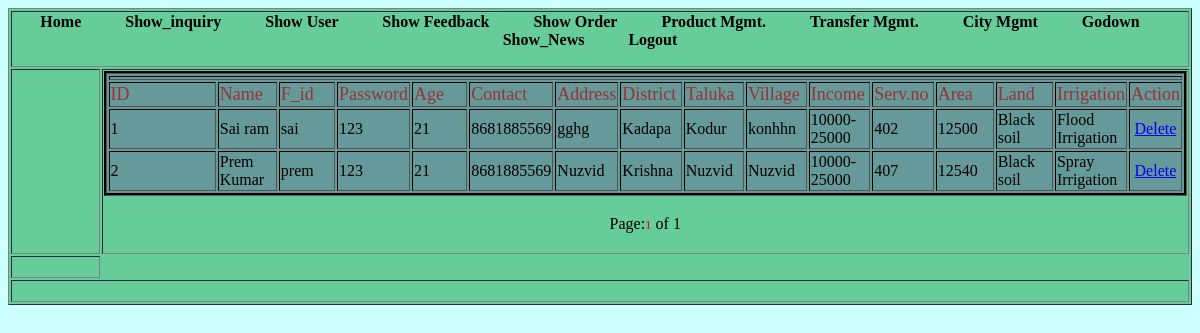
The app's page /Admin/show_user.php (signed in) with its own data.
### tables this page shows
CREATE TABLE IF NOT EXISTS `register` (
  `id` int(11) NOT NULL AUTO_INCREMENT,
  `f_name` text NOT NULL,
  `f_id` varchar(20) NOT NULL,
  `password` varchar(15) NOT NULL,
  `age` int(3) NOT NULL,
  `c_num` varchar(13) NOT NULL,
  `address` varchar(30) NOT NULL,
  `d_name` varchar(15) NOT NULL,
  `t_name` varchar(15) NOT NULL,
  `v_name` varchar(15) NOT NULL,
  `y_income` varchar(25) NOT NULL,
  `s_num` varchar(10) NOT NULL,
  `area_of_serv_no` varchar(10) NOT NULL,
  `t_land` varchar(20) NOT NULL,
  `w_irrigation` varchar(20) NOT NULL,
  `total` int(20) NOT NULL,
  PRIMARY KEY (`id`)
);

CREATE TABLE IF NOT EXISTS `dist_mngt` (
  `did` int(11) NOT NULL AUTO_INCREMENT,
  `district` varchar(20) NOT NULL,
  PRIMARY KEY (`did`)
);

CREATE TABLE IF NOT EXISTS `village_mngt` (
  `vid` int(11) NOT NULL AUTO_INCREMENT,
  `did` int(10) NOT NULL,
  `village` varchar(20) NOT NULL,
  PRIMARY KEY (`vid`)
);

### Admin/show_user.php (the view, shortened to what this page needs)
<!DOCTYPE html PUBLIC "-//W3C//DTD XHTML 1.0 Transitional//EN" "http://www.w3.org/TR/xhtml1/DTD/xhtml1-transitional.dtd">
<html xmlns="http://www.w3.org/1999/xhtml">
<head>
<link rel="stylesheet" type="text/css" href="styles.css" />
</head>
<?php
$page_name="show_user.php";
if(!isset($_REQUEST["start"]))
{
	$start = 0;
}
else
{
	$start = $_REQUEST["start"];
}
		$eu = ($start - 0);
		$limit = 3;
?>
<body class="body">
<table width="100%" border="1" class="background">
    <tr>
    <td colspan="3"><?php include("header.php");?></td>
  </tr>
  <tr>
    <td width="7%">&nbsp;</td>
    <td width="86%">
	<table width="100%" border="1" class="table">
      <tr>
        <td colspan="16"><?php
	  ?></td>
      </tr>
      <tr>
        <td width="13%" class="font">ID</td>
        <td width="6%" class="font">Name</td>
        <td width="6%" class="font">F_id</td>
        <td width="6%" class="font">Password</td>
        <td width="6%" class="font">Age</td>
        <td width="6%" class="font">Contact</td>
        <td width="6%" class="font">Address</td>
        <td width="6%" class="font">District</td>
        <td width="6%" class="font">Taluka</td>
        <td width="6%" class="font">Village</td>
        <td width="6%" class="font">Income</td>
        <td width="6%" class="font">Serv.no</td>
        <td width="6%" class="font">Area</td>
        <td width="6%" class="font">Land</td>
        <td width="3%" class="font">Irrigation</td>
        <td width="4%" class="font">Action</td>
      </tr>
		      <?php
	$i=1;
	$sql2 = "select * from register";
	$fetch = mysql_query($sql2) or die("query failed");
	$nume = mysql_num_rows($fetch);
	$sql_group=mysql_query("select * from register order by id desc limit $eu,$limit ");
	if(mysql_num_rows($sql_group)>0)
	{
	while($data=mysql_fetch_array($sql_group))
	{
	?>
      <tr>
        <td><?php echo $i;?></td>
        <td><?php echo $data['f_name'];?></td>
        <td><?php echo $data['f_id'];?></td>
        <td><?php echo $data['password'];?></td>
        <td><?php echo $data['age'];?></td>
        <td><?php echo $data['c_num'];?></td>
        <td><?php echo $data['address'];?></td>
        <td><?php
			$t1=$data['d_name'];
			$q2=mysql_query("select district  from dist_mngt where did=$t1");
			$data2=mysql_fetch_array($q2);
			echo $data2['district'];
		?></td>
        <td><?php
				$t=$data['t_name'];
				$q1=mysql_query("select village  from village_mngt where vid=$t");
				$data1=mysql_fetch_array($q1);
				echo $data1['village'];
		 ?></td>
        <td><?php echo $data['v_name'];?></td>
        <td><?php echo $data['y_income'];?></td>
        <td><?php echo $data['s_num'];?></td>
        <td><?php echo $data['area_of_serv_no'];?></td>
        <td><?php echo $data['t_land'];?></td>
        <td><?php echo $data['w_irrigation'];?></td>
        <td><div align="center"><a href="del_userdata.php?did=<?php echo $data['id'];?>">Delete</a></div></td>
      </tr>
      <?php
	$i++;
	}
	?>
    </table>
	<p>
	  <?php
echo "<table align = 'center' width='50%'><tr><td  align='left' width='30%'>";
	echo "</td><td align=center width='40%'>Page:";
	$l=1;
	$total=0;
	for($i=0;$i < $nume;$i=$i+$limit)
	{
		if($i <> $eu)
		{
			echo " <a href='$page_name?start=$i'><font face='Verdana' size='2'>$l</font></a> ";
		}
		else
		{
			echo "<font face='Verdana' size='2' color=red>$l</font>";
		}
		$l=$l+1;
		$total = $total+1;
	}
echo " of $total</td><td  align='right' width='40%'>";
	echo "</td></tr></table>";
?></p></td>
              </tr>
              <?php
	 }
	?>
    <td width="7%">&nbsp;</td>
  <tr>
    <td colspan="3">&nbsp;</td>
  </tr>
</table>
</body>
</html>

### Admin/styles.css (style rules this page uses)
.body { background:#CCFFFF; }
.background { background-color:#66CC99; }
.table { background-color: #669999; border:#000000 groove; }
.font { font:Georgia, "Times New Roman", Times, serif; font-size:18px; color: #993333; }

### records on screen
register: f_name "Sai ram", f "sai", password "123", age "21", c_num "8681885569", address "gghg", dist_mngt.district "Kadapa", village_mngt.village "Kodur", v_name "konhhn", y_income "10000-25000", s_num "402", area_of_serv_no "12500", t_land "Black soil", w_irrigation "Flood Irrigation"
register: f_name "Prem Kumar", f "prem", password "123", age "21", c_num "8681885569", address "Nuzvid", dist_mngt.district "Krishna", village_mngt.village "Nuzvid", v_name "Nuzvid", y_income "10000-25000", s_num "407", area_of_serv_no "12540", t_land "Black soil", w_irrigation "Spray Irrigation"

### other values on screen
$total "1"
